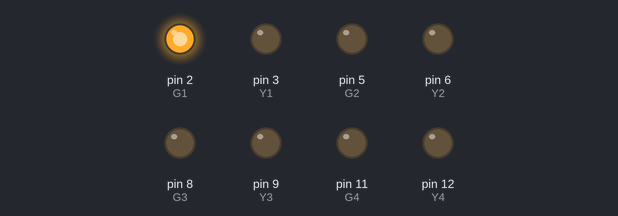
The sketch below on a simulated Arduino Uno, built with avr-gcc and run on an emulated ATmega328P. Parts: output pins drawn as LEDs (lit = HIGH). Pins used as bus, display or sensor lines are not drawn.

Above: at 0.5 s.
At 2.5 s:
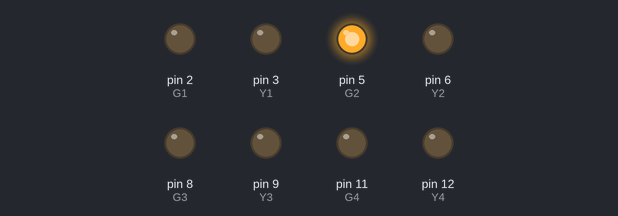
At 3.5 s:
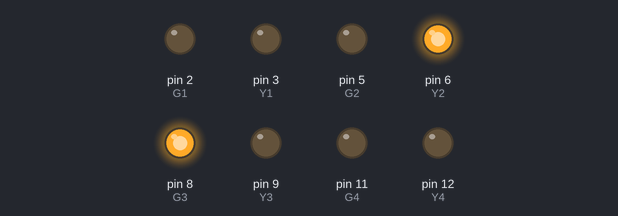
At 4.5 s:
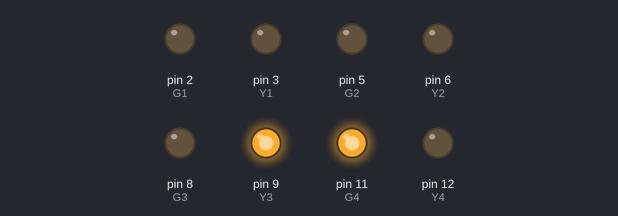
At 6.5 s:
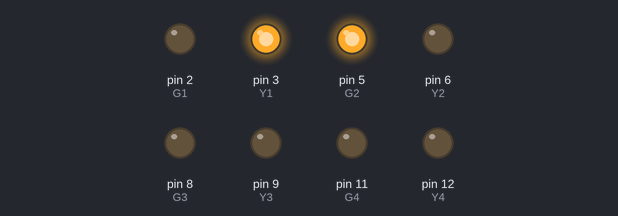
At 9.5 s:
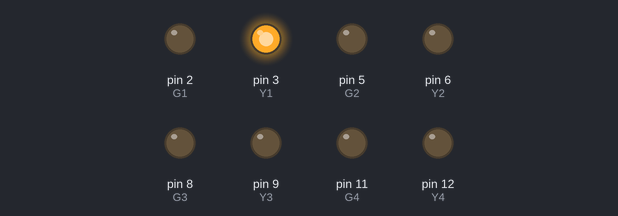
Timing chart, 0 to 10.4 s (numbered marks = the images above):
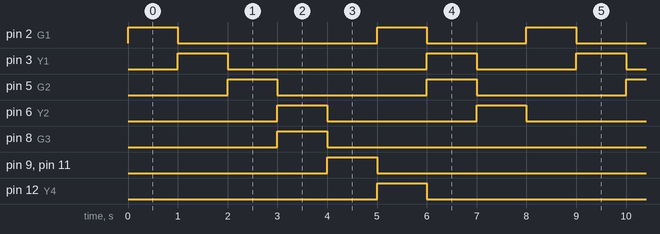

Measured:
- by itself, pin 2 (G1), pin 3 (Y1): repeats every 8.0 s: LOW 4.0 s, HIGH 1.0 s, LOW 2.0 s, HIGH 1.0 s
- by itself, pin 5 (G2), pin 6 (Y2): alternates HIGH for 1.0 s and LOW for 3.0 s
- by itself, pin 8 (G3), pin 9 (Y3), pin 11 (G4), pin 12 (Y4): alternates HIGH for 1.0 s and LOW for 7.0 s

The sketch:

traffic_light.ino
```cpp
int G1=2;
int Y1=3;
int R1=4;

int G2=5;
int Y2=6;
int R2=7;

int G3=8;
int Y3=9;
int R3=10;

int G4=11;
int Y4=12;
int R4=13;


void setup()
{
 pinMode(G1,OUTPUT);
 pinMode(Y1,OUTPUT);
 pinMode(R1,OUTPUT);

 pinMode(G2,OUTPUT);
 pinMode(Y2,OUTPUT);
 pinMode(R2,OUTPUT);

 pinMode(G3,OUTPUT);
 pinMode(Y3,OUTPUT);
 pinMode(R3,OUTPUT);

 pinMode(G4,OUTPUT);
 pinMode(Y4,OUTPUT);
 pinMode(R4,OUTPUT);
}

void loop()
{
digitalWrite(G1,HIGH);
digitalWrite(Y1,LOW);
digitalWrite(R1,LOW);
digitalWrite(G2,LOW);
digitalWrite(Y2,LOW);
digitalWrite(R2,HIGH);
digitalWrite(G3,LOW);
digitalWrite(Y3,LOW);
digitalWrite(R3,HIGH);
digitalWrite(G4,LOW);
digitalWrite(Y4,LOW);
digitalWrite(R4,HIGH);
delay(1000);
digitalWrite(G1,LOW);
digitalWrite(Y1,HIGH);
digitalWrite(R1,LOW);
digitalWrite(G2,LOW);
digitalWrite(Y2,LOW);
digitalWrite(R2,HIGH);
digitalWrite(G3,LOW);
digitalWrite(Y3,LOW);
digitalWrite(R3,HIGH);
digitalWrite(G4,LOW);
digitalWrite(Y4,LOW);
digitalWrite(R4,HIGH);
delay(1000);
digitalWrite(G1,LOW);
digitalWrite(Y1,LOW);
digitalWrite(R1,HIGH);
digitalWrite(G2,HIGH);
digitalWrite(Y2,LOW);
digitalWrite(R2,LOW);
digitalWrite(G3,LOW);
digitalWrite(Y3,LOW);
digitalWrite(R3,HIGH);
digitalWrite(G4,LOW);
digitalWrite(Y4,LOW);
digitalWrite(R4,HIGH);
delay(1000);
digitalWrite(G1,LOW);
digitalWrite(Y1,LOW);
digitalWrite(R1,HIGH);
digitalWrite(G2,LOW);
digitalWrite(Y2,HIGH);
digitalWrite(R2,LOW);
digitalWrite(G3,HIGH);
digitalWrite(Y3,LOW);
digitalWrite(R3,LOW);
digitalWrite(G4,LOW);
digitalWrite(Y4,LOW);
digitalWrite(R4,HIGH);
delay(1000);
digitalWrite(G1,LOW);
digitalWrite(Y1,LOW);
digitalWrite(R1,HIGH);
digitalWrite(G2,LOW);
digitalWrite(Y2,LOW);
digitalWrite(R2,HIGH);
digitalWrite(G3,LOW);
digitalWrite(Y3,HIGH);
digitalWrite(R3,LOW);
digitalWrite(G4,HIGH);
digitalWrite(Y4,LOW);
digitalWrite(R4,LOW);
delay(1000);
digitalWrite(G1,HIGH);
digitalWrite(Y1,LOW);
digitalWrite(R1,LOW);
digitalWrite(G2,LOW);
digitalWrite(Y2,LOW);
digitalWrite(R2,HIGH);
digitalWrite(G3,LOW);
digitalWrite(Y3,LOW);
digitalWrite(R3,HIGH);
digitalWrite(G4,LOW);
digitalWrite(Y4,HIGH);
digitalWrite(R4,LOW);
delay(1000);
digitalWrite(G1,LOW);
digitalWrite(Y1,HIGH);
digitalWrite(R1,LOW);
digitalWrite(G2,HIGH);
digitalWrite(Y2,LOW);
digitalWrite(R2,LOW);
digitalWrite(G3,LOW);
digitalWrite(Y3,LOW);
digitalWrite(R3,HIGH);
digitalWrite(G4,LOW);
digitalWrite(Y4,LOW);
digitalWrite(R4,HIGH);
delay(1000);
digitalWrite(G1,LOW);
digitalWrite(Y1,LOW);
digitalWrite(R1,HIGH);
digitalWrite(G2,LOW);
digitalWrite(Y2,HIGH);
digitalWrite(R2,LOW);
digitalWrite(G3,LOW);
digitalWrite(Y3,LOW);
digitalWrite(R3,HIGH);
digitalWrite(G4,LOW);
digitalWrite(Y4,LOW);
digitalWrite(R4,HIGH);
delay(1000);

}
```
